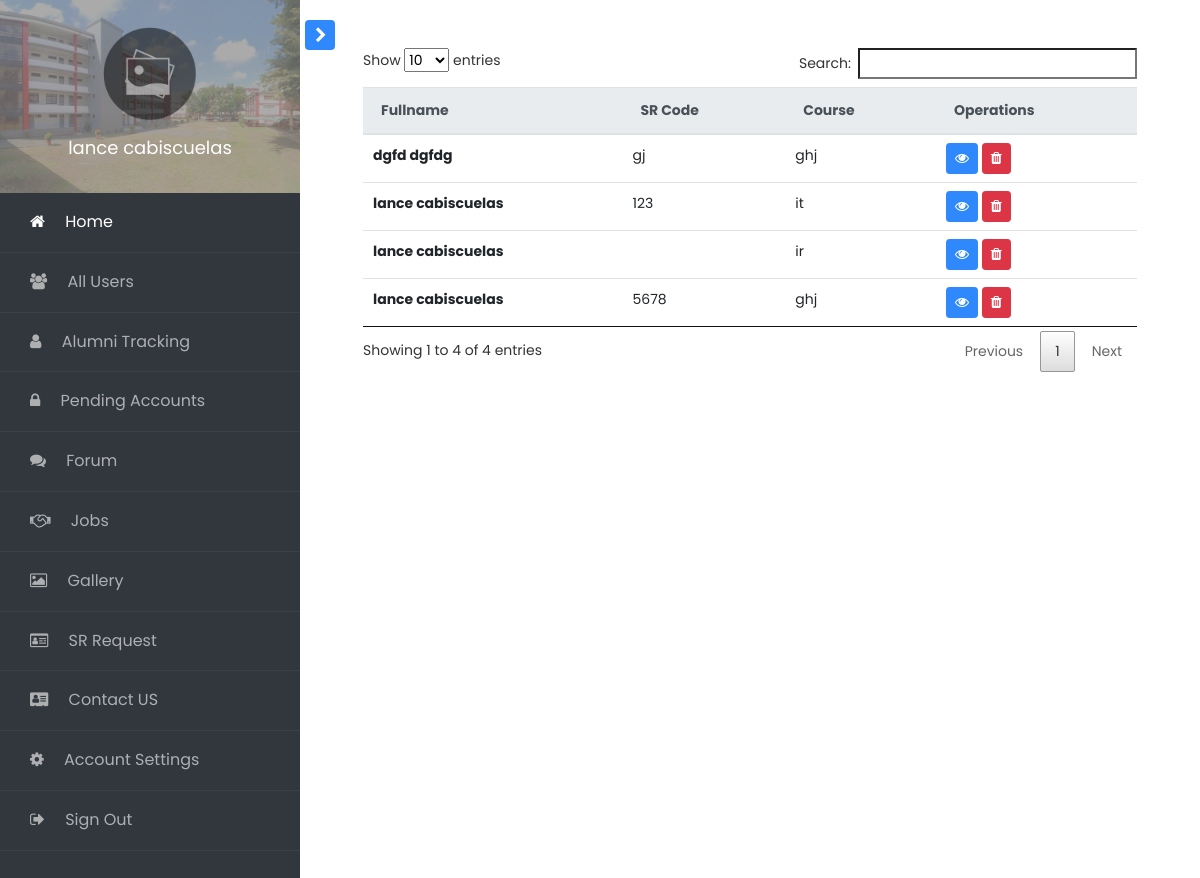
The app's page /access/admin/index.php?page=allusers (signed in), older data.
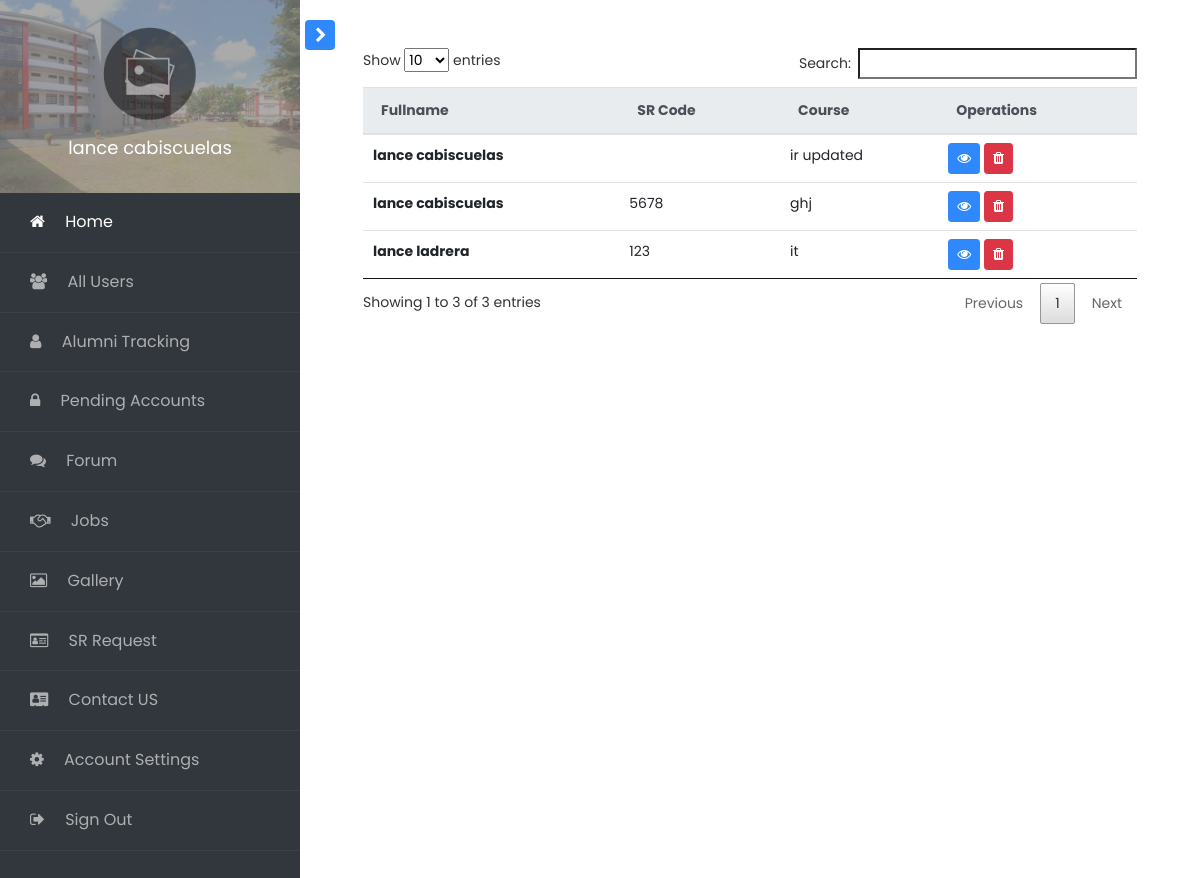
The same page, newer data.
### tables this page shows
CREATE TABLE `user_information` (
  `id` int(11) NOT NULL,
  `name` varchar(40) NOT NULL,
  `lastname` varchar(50) NOT NULL,
  `middle_name` varchar(50) NOT NULL,
  `email_address` varchar(100) NOT NULL,
  `department` varchar(50) NOT NULL,
  `mobile_number` varchar(40) NOT NULL,
  `course` varchar(100) NOT NULL,
  `sr_code` varchar(50) NOT NULL,
  `account_password` varchar(100) NOT NULL,
  `account_status` varchar(40) NOT NULL,
  `employment_status` varchar(40) NOT NULL,
  `profile_pic` varchar(100) NOT NULL,
  `date_register` varchar(40) NOT NULL
);

### methods/mysqliConnection.php (called while the page is built, shortened)
<?php
class Database{
	public function __construct(){
		$this->conn = mysqli_connect("localhost", "root", "", "bsu_alumni");
	}
}
?>

### methods/PDOConnection.php (called while the page is built, shortened)
<?php
class Connect{
    public $host = "localhost";
    public $user = "root";
    public $password = "";
    public $dbname = "bsu_alumni";
	public function __construct(){
        $dsn = "mysql:host=$this->host;dbname=$this->dbname;";
        $this->connection = new PDO($dsn, $this->user, $this->password);
	}
}
?>

### methods/globalmethods.php (called while the page is built, shortened)
<?php
include 'PDOConnection.php';
class DataOperation extends Connect{
	function getFullname($id) {
		$sql = "SELECT * FROM user_information where id = $id";
		$query = $this->connection->query($sql);
		$row = $query->fetch();
		return $row->name. " " .$row->lastname;
	}
}
?>

### access/admin/pages/allusers.php (the view, shortened to what this page needs)
<?php
$sql = $database->conn->query("SELECT * FROM user_information where account_status != 'user'");
?>
<div class="container-fluid">
<table class="table" id="alluser_table">
  <thead class="thead-light">
    <tr>
      <th scope="col">Fullname</th>
      <th scope="col">SR Code</th>
      <th scope="col">Course</th>
      <th scope="col">Operations</th>
    </tr>
  </thead>
  <tbody>
    <?php while($row = $sql->fetch_array()): ?>
        <tr>
        <th scope="row" id="<?php echo "user_".$row['id']; ?>"><?php echo $row["name"]. " " .$row["lastname"]; ?></th>
        <td><?php echo $row["sr_code"]; ?></td>
        <td><?php echo $row["course"]; ?></td>
        <td>
            <button class="btn btn-primary btn-sm" onclick="account_information(<?php echo $row['id']; ?>)"><i class="fa fa-eye" aria-hidden="true"></i></button>
            <button class="btn btn-danger btn-sm" onclick="delete_user(<?php echo $row['id']; ?>)"><i class="fa fa-trash" aria-hidden="true"></i></button>
        </td>
        </tr>
    <?php endwhile; ?>
  </tbody>
</table>
</div>

### access/admin/index.php (shortened to what this page needs)
<?php
include "./../../methods/globalmethods.php";
include "./../../methods/mysqliConnection.php";
$meth = new DataOperation;
$database = new Database;
$query = 'SELECT profile_pic FROM user_information WHERE id = '.$_SESSION['id'] .'';
$stmt = $database->conn->query($query);
$profile_pic = $stmt->fetch_assoc();
?>
<!doctype html>
<html lang="en">
  <head>
		<link rel="stylesheet" href="https://stackpath.bootstrapcdn.com/font-awesome/4.7.0/css/font-awesome.min.css">
		<link rel="stylesheet" href="css/style.css">
    <link rel="stylesheet" href="./../../plugins/datatables/datatables.min.css">
    <link rel="stylesheet" href="css/admin.css">
  </head>
  <body>
		<div class="wrapper d-flex align-items-stretch">
			<nav id="sidebar">
				<div class="custom-menu">
					<button type="button" id="sidebarCollapse" class="btn btn-primary">
	        </button>
        </div>
	  		<div class="img bg-wrap text-center py-4" style="background-image: url(images/bg4-1.jpg);">
	  			<div class="user-logo">
	  				<div class="img" style="background-image: url(<?php echo($profile_pic['profile_pic'] == '') ?  './profile_pic/default.png' : './profile_pic/'.$profile_pic['profile_pic']; ?>);"></div>
	  				<h3><?php echo $meth->getFullname($_SESSION["id"]); ?></h3>
	  			</div>
	  		</div>
        <ul class="list-unstyled components mb-5">
          <li class="active">
            <a href="./"><span class="fa fa-home mr-3"></span> Home</a>
          </li>
          <li>
            <a href="index.php?page=allusers"><span class="fa fa-users mr-3"></span> All Users</a>
          </li>
          <li>
            <a href="index.php?page=alumni-tracking"><span class="fa fa-user mr-3"></span> Alumni Tracking</a>
          </li>
          <li>
            <a href="index.php?page=pendingusers"><span class="fa fa-lock mr-3"></span> Pending Accounts</a>
          </li>
          <li>
            <a href="index.php?page=forum"><span class="fa fa-comments mr-3"></span> Forum</a>
          </li>
          <li>
            <a href="index.php?page=jobs"><span class="fa fa-handshake-o mr-3"></span> Jobs</a>
          </li>
          <li>
            <a href="index.php?page=gallery"><span class="fa fa-picture-o mr-3"></span> Gallery</a>
          </li>
          <li>
            <a href="index.php?page=srrequest"><span class="fa fa-id-card-o mr-3"></span> SR Request</a>
          </li>
          <li>
            <a href="index.php?page=contactus"><span class="fa fa-address-card mr-3"></span> Contact US</a>
          </li>
          <li>
            <a href="index.php?page=settings"><span class="fa fa-cog mr-3"></span> Account Settings</a>
          </li>
          <li>
            <a href="./../../methods/logout.php"><span class="fa fa-sign-out mr-3"></span> Sign Out</a>
          </li>
        </ul>
    	</nav>
      <div id="content" class="p-4 p-md-5 pt-5">
        <?php
        if (isset($_GET['page'])) {
            $page = $_GET['page'];
            $display = "pages/".$page.'.php';
            include($display);
        }else{
            $page = 'home';
            $display = "pages/".$page.'.php';
            include($display);
        }
      ?>
      </div>
		</div>
  </body>
</html>

Row changes from the older to the newer data that the page shows:
removed user_information: name "lance", lastname "cabiscuelas", sr_code "123", course "it"
removed user_information: name "dgfd", lastname "dgfdg", sr_code "gj", course "ghj"
changed user_information "lance cabiscuelas": course "ir" → "ir updated"
added user_information: name "lance", lastname "ladrera", sr_code "123", course "it"
Text that changed along with them:
text written by a page script: "Show entries Search: Showing 1 to 4 of 4 entries Previous 1 Next" → "Show entries Search: Showing 1 to 3 of 3 entries Previous 1 Next"
